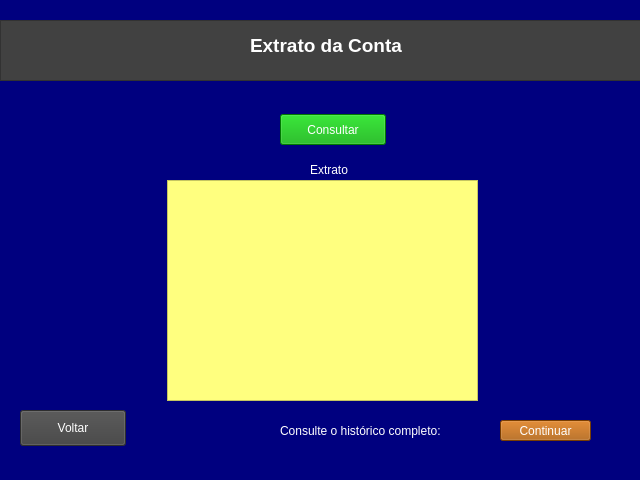
<?xml version="1.0" encoding="UTF-8"?>
<ui version="4.0">
 <class>MainWindow</class>
 <widget class="QMainWindow" name="MainWindow">
  <property name="geometry">
   <rect>
    <x>0</x>
    <y>0</y>
    <width>640</width>
    <height>480</height>
   </rect>
  </property>
  <property name="cursor">
   <cursorShape>PointingHandCursor</cursorShape>
  </property>
  <property name="windowTitle">
   <string>MainWindow</string>
  </property>
  <property name="styleSheet">
   <string notr="true">background-color: rgb(0, 0, 127);</string>
  </property>
  <widget class="QWidget" name="centralwidget">
   <widget class="QPushButton" name="pushButton_2">
    <property name="geometry">
     <rect>
      <x>20</x>
      <y>410</y>
      <width>106</width>
      <height>36</height>
     </rect>
    </property>
    <property name="styleSheet">
     <string notr="true">background-color: rgb(65, 65, 65);
color: rgb(255, 255, 255);</string>
    </property>
    <property name="text">
     <string>Voltar</string>
    </property>
   </widget>
   <widget class="QTextBrowser" name="textBrowser">
    <property name="geometry">
     <rect>
      <x>167</x>
      <y>180</y>
      <width>311</width>
      <height>221</height>
     </rect>
    </property>
    <property name="styleSheet">
     <string notr="true">background-color: rgb(255, 255, 127);
color: rgb(0, 0, 0);</string>
    </property>
   </widget>
   <widget class="QLabel" name="label_3">
    <property name="geometry">
     <rect>
      <x>310</x>
      <y>160</y>
      <width>41</width>
      <height>20</height>
     </rect>
    </property>
    <property name="styleSheet">
     <string notr="true">color: rgb(255, 255, 255);</string>
    </property>
    <property name="text">
     <string>Extrato</string>
    </property>
   </widget>
   <widget class="QFrame" name="frame">
    <property name="geometry">
     <rect>
      <x>0</x>
      <y>20</y>
      <width>651</width>
      <height>61</height>
     </rect>
    </property>
    <property name="styleSheet">
     <string notr="true">background-color: rgb(65, 65, 65);</string>
    </property>
    <property name="frameShape">
     <enum>QFrame::StyledPanel</enum>
    </property>
    <property name="frameShadow">
     <enum>QFrame::Raised</enum>
    </property>
    <widget class="QLabel" name="label">
     <property name="geometry">
      <rect>
       <x>250</x>
       <y>10</y>
       <width>221</width>
       <height>31</height>
      </rect>
     </property>
     <property name="font">
      <font>
       <pointsize>14</pointsize>
       <weight>75</weight>
       <bold>true</bold>
      </font>
     </property>
     <property name="styleSheet">
      <string notr="true">color: rgb(255, 255, 255);</string>
     </property>
     <property name="text">
      <string>Extrato da Conta</string>
     </property>
    </widget>
   </widget>
   <widget class="QPushButton" name="pushButton">
    <property name="geometry">
     <rect>
      <x>280</x>
      <y>114</y>
      <width>106</width>
      <height>31</height>
     </rect>
    </property>
    <property name="styleSheet">
     <string notr="true">background-color: rgb(0, 170, 0);
color: rgb(255, 255, 255);</string>
    </property>
    <property name="text">
     <string>Consultar</string>
    </property>
   </widget>
   <widget class="QLabel" name="label_4">
    <property name="geometry">
     <rect>
      <x>280</x>
      <y>420</y>
      <width>211</width>
      <height>21</height>
     </rect>
    </property>
    <property name="styleSheet">
     <string notr="true">color: rgb(255, 255, 255);</string>
    </property>
    <property name="text">
     <string>Consulte o histórico completo:</string>
    </property>
   </widget>
   <widget class="QPushButton" name="pushButton_3">
    <property name="geometry">
     <rect>
      <x>500</x>
      <y>420</y>
      <width>91</width>
      <height>21</height>
     </rect>
    </property>
    <property name="cursor">
     <cursorShape>PointingHandCursor</cursorShape>
    </property>
    <property name="styleSheet">
     <string notr="true">background-color: rgb(170, 85, 0);
color: rgb(255, 255, 255);</string>
    </property>
    <property name="text">
     <string>Continuar</string>
    </property>
   </widget>
  </widget>
  <widget class="QStatusBar" name="statusbar"/>
 </widget>
 <resources/>
 <connections/>
</ui>
